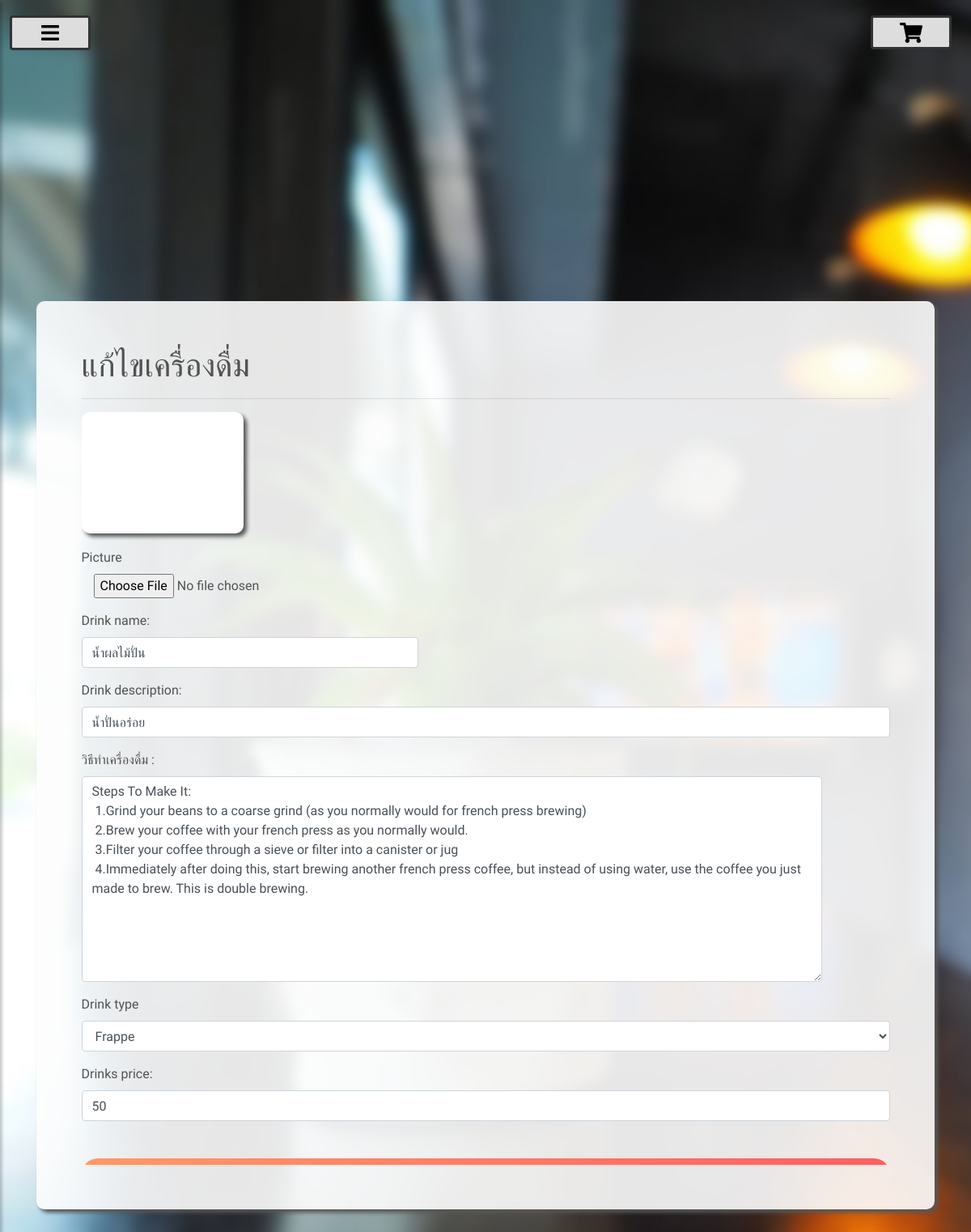
Before: /managements/edit_drink/1/ (signed in) with the older database file.
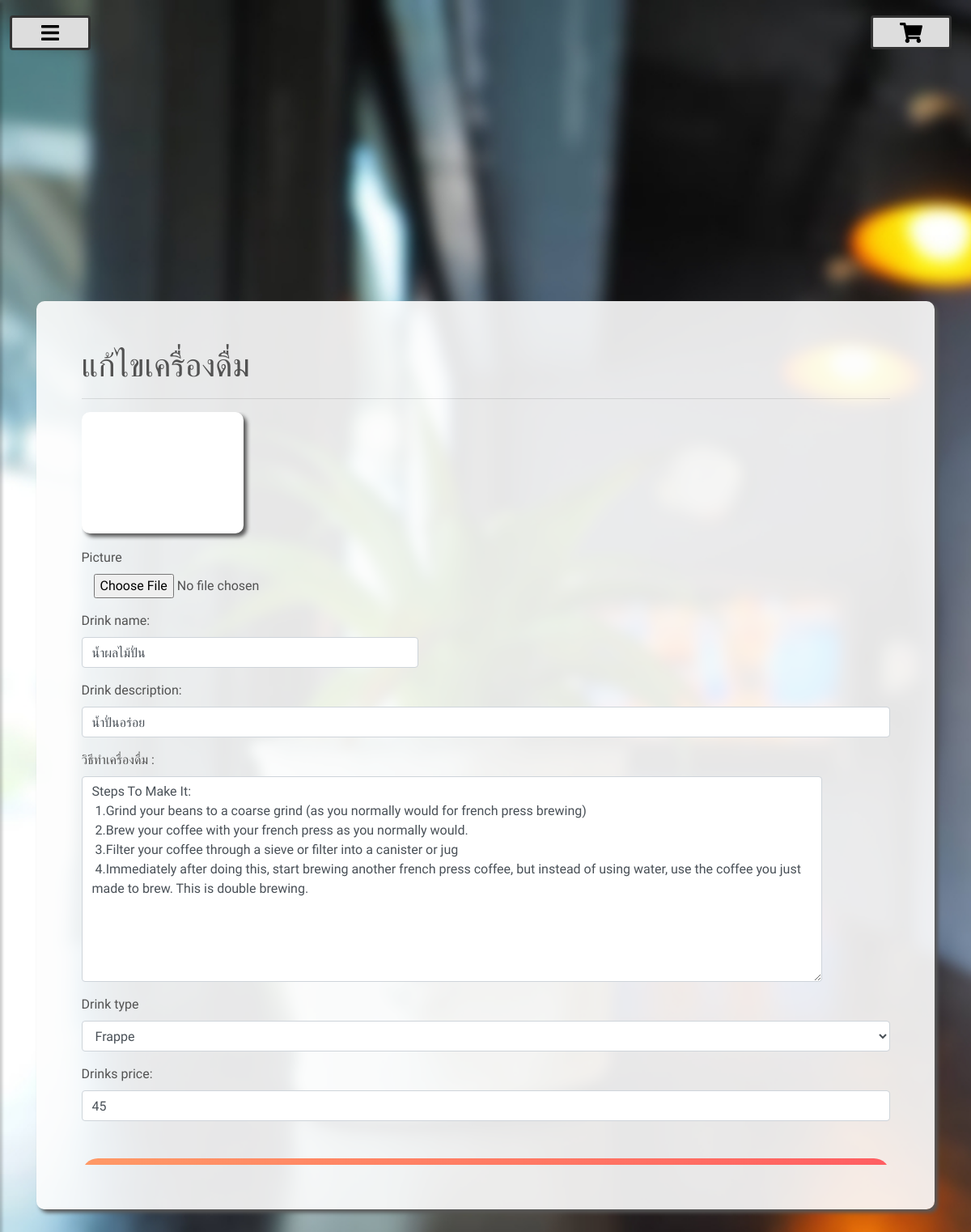
After: the same page with the newer database file.
### product/models.py (models this page shows)
class Drink_info(models.Model):
    DRINK_TYPE = (
        ('Hot', 'Hot'),
        ('Iced', 'Iced'),
        ('Frappe', 'Frappe')
    )
    picture = models.ImageField(default='product/default.png',upload_to='product/',null=True,blank=True)
    d_name = models.CharField(max_length=255)
    how_to_make = models.TextField(default='')
    d_desc = models.CharField(max_length=255, default="")
    cost = models.IntegerField()
    drink_type = models.CharField(max_length=50, choices=DRINK_TYPE)
    useable_status = models.BooleanField(default=True)

### managements/views.py (the view)
# urls.py: path('edit_drink/<int:pk>/',views.edit_drink, name='edit_drink'),
@permission_required('product.change_drink_info')
@login_required
def edit_drink(request, pk):
    d = Drink_info.objects.get(id=pk)
    form = DrinkForm(instance=d)
    if request.method == "POST":
        form = DrinkForm(request.POST,request.FILES,instance=d)
        if form.is_valid():
            form.save()
            return redirect('list_drink', 'True')
    context={
        'form': form,
        'd':d,
    }
    return render(request, 'managements/add_drink.html', context)

### product/forms.py (shortened to what this page needs)
class DrinkForm(forms.ModelForm):
    picture = forms.ImageField(widget=forms.FileInput(attrs={'class':'form-control-file col-5','onchange': "readURL(this);"}),required=False)
    d_name = forms.CharField(
        max_length=100,
        widget=forms.TextInput(attrs={ 'class' : 'form-control col-5', 'placeholder' : 'ชื่อของเครื่องดื่ม' }),
        label='Drink name:'
        )
    d_desc = forms.CharField(
        max_length=255,
        widget=forms.TextInput(attrs={ 'class' : 'form-control col-12' , 'placeholder' : 'คำอธิบายเครื่องดื่ม' }),
        label='Drink description:'
        )
    how_to_make = forms.CharField(widget=forms.Textarea(attrs={ 'class' : 'form-control col-11'}),
     label='วิธีทำเครื่องดื่ม :')
    cost = forms.CharField(max_length=10, widget=forms.TextInput(attrs={'type':'number', 'class' : 'form-control col-12' ,'placeholder' : 'ราคาของเครื่องดื่ม'}),
        label='Drinks price:')
    drink_type = forms.ChoiceField(choices=Drink_info.DRINK_TYPE,
                    widget=forms.Select(attrs={'class' : 'form-control col-12'}))
    class Meta:
        model = Drink_info
        fields = ('picture','d_name', 'd_desc', 'how_to_make', 'drink_type', 'cost')

### product/context_processors.py (called while the page is built)
def pro_to_base(request):
    promotions = Promotion.objects.all()
    for promotion in promotions:
        if promotion.s_date < datetime.date.today() and promotion.e_date > datetime.date.today():
            promotion.promo_status = True
            promotion.save()
        else :
            promotion.promo_status = False
            promotion.save()
    promotions = promotions.filter(promo_status = True)
    return {'Promotion': promotions}

### managements/templates/managements/add_drink.html (shortened to what this page needs)
{% extends "base.html" %}
{% block content %}
<div class="container addfruit col-12">
        {% if d.id %}
            <form method="POST" action="{% url 'edit_drink' pk=d.id %}" enctype="multipart/form-data">
            <h1>แก้ไขเครื่องดื่ม</h1>
        {% else %}
            <form method="POST" action="{% url 'add_drink' %}" enctype="multipart/form-data">
            <h1>เพิ่มเครื่องดื่ม</h1>
        {% endif %}
    <hr>
    <div class="add">
    <form method="POST" action="{% url 'add_drink' %}">
        <div class="titlepro col-11 center" id="objectID"></div>
        {% for field in form %}
        <div class="form-group">
            <label for="{{field.id_for_label}}">{{field.label}}</label>
            {{field}}
        </div>
        {% endfor %}
        <button class="btn col bottoncolor5" type="submit">บันทึกข้อมูล</button>
    </form>
    </div>
</div>
{% endblock content %}

### templates/base.html (shortened to what this page needs)
<!DOCTYPE html> {% load static %}
<html lang="en">
<head>
    <link rel="stylesheet" type="text/css" href="{% static 'css/bootstrap.css'%}">
    <link rel="stylesheet" type="text/css" href="{% static 'css/style3.css'%}">
    <link rel="stylesheet" href="{% static 'css/jquery.dataTables.min.css'%}">
    <link rel="stylesheet" type="text/css" href="{% static 'css/custom.css'%}">
</head>
<body>
    <div class="wrapper">
        <button class="btn btnsideorder" onclick='openorder();'>
        </button>
<div class="col-xl-3 col-md-8 col-12 order" id="order">
    <button class="btn btnsideorder" onclick='openorder();'>
        <img style="height: 25px;" src="{% static 'shopping-cart-solid.svg' %}">
    </button>
</div>
        <div class="container">
            {% block content %} {% endblock %}
        </div>
    <button type="button" id="sidebarCollapse" class="btn"  style="z-index: 999;">
            <img style="height: 25px;" src="{% static 'bars-solid.svg' %}">
        </button>
    </div>
</body>
</html>

### static/css/style3.css (style rules this page uses)
body { font-family: 'Poppins', sans-serif; background: #fafafa; }
#sidebarCollapse { position: fixed; top: 2%; left: 2%; }

### managements/templates/managements/add_drink.html (style rules this page uses)
.add { overflow-y: scroll; overflow-x: hidden; height: 50vh; }
.addfruit { color: rgb(82, 82, 82); margin-top: 20vh; background-color: rgba(253, 253, 253, 0.9); padding: 5%; border-radius: 10px; box-shadow: 4px 4px 5px 0px rgba(87, 87, 87, 1); opacity: 0; top: 3vh; }
.bottoncolor5 { color: rgb(82, 82, 82); font-size: 1.3em; margin-top: 30px; border-radius: 20px; background: linear-gradient(to right, #ff9966, #ff5e62); transition: 0.25s ease; width: 100%; }
#objectID { width: 200px; height: 150px; text-align: center; border-radius: 10px; background-size: cover; background-color: #fff; transition: 0.15s ease; background-position: center; box-shadow: 4px 4px 5px 0px rgba(87, 87, 87, 1); margin-bottom: 1vh; }

Changed rows visible on the page:
changed Drink_info "น้ำผลไม้ปั่น": cost "50" → "45"
